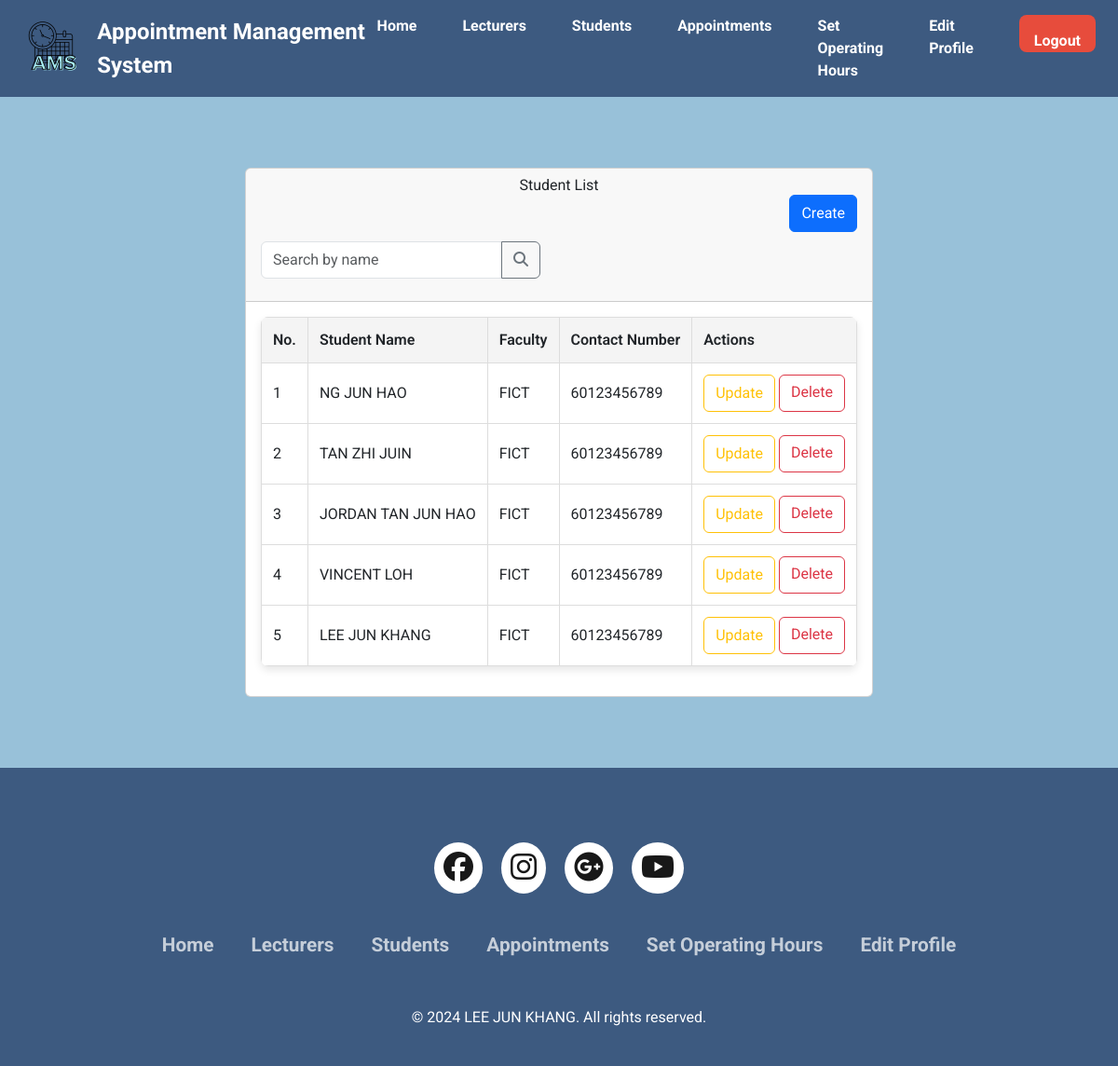
/student_view_admin.php (signed in), run on the app's committed database.
### tables this page shows
CREATE TABLE `students` (
  `id` bigint(11) NOT NULL,
  `user_id` bigint(11) DEFAULT NULL,
  `username` varchar(100) NOT NULL,
  `faculty` varchar(100) NOT NULL
);

CREATE TABLE `users` (
  `id` bigint(11) NOT NULL,
  `username` varchar(100) NOT NULL,
  `email` varchar(100) NOT NULL,
  `role_id` int(1) NOT NULL,
  `reg_date` datetime NOT NULL,
  `password` varchar(255) NOT NULL,
  `contact_number` varchar(15) NOT NULL
);

### student_view_admin.php (the view, shortened to what this page needs)
<?php
include("database.php");
$email = isset($_SESSION['email']) ? $_SESSION['email'] : null;
$query = "SELECT users.*, roles.role_name
          FROM users
          JOIN roles ON users.role_id = roles.id
          WHERE users.email = ?";
$stmt = $con->prepare($query);
$stmt->bind_param("s", $email);
$stmt->execute();
$result = $stmt->get_result();
$user = $result->fetch_assoc();
$res_id = $user['id'];
$students_query = "SELECT users.id, users.username, users.contact_number, students.faculty
                   FROM users
                   JOIN students ON users.id = students.user_id
                   WHERE users.role_id = 2
                   ORDER BY users.id DESC";
$stmt = $con->prepare($students_query);
$stmt->execute();
$students_result = $stmt->get_result();
$students = [];
while ($row = $students_result->fetch_assoc()) {
    $students[] = $row;
}
?>
<!DOCTYPE html>
<html lang="en">
<head>
    <link rel="stylesheet" href="css/style.css">
    <link href="https://cdn.jsdelivr.net/npm/bootstrap@5.3.3/dist/css/bootstrap.min.css" rel="stylesheet"
>
    <link rel="stylesheet" type="text/css"
        href="https://cdnjs.cloudflare.com/ajax/libs/font-awesome/6.6.0/css/all.min.css">
    <link rel="stylesheet" href="https://unicons.iconscout.com/release/v4.0.0/css/line.css">
    <link href="https://cdn.jsdelivr.net/npm/tailwindcss@2.2.19/dist/tailwind.min.css" rel="stylesheet">
    <script src="https://cdn.tailwindcss.com"></script>
</head>
<body class="main-box top">
    <header>
        <nav class="navbar">
            <div class="navdiv">
                <div class="image-container">
                    <a href="home_admin.php"><img src="assets/images/logo.png" alt="logo" class="nav-logo"
                            style="width: 70px; height: auto;"></a>
                    <a href="home_admin.php" class="logo-text">Appointment Management System</a>
                </div>
                <ul>
                    <li><a href="home_admin.php">Home</a></li>
                    <li><a href="lecturer_view_admin.php">Lecturers</a></li>
                    <li><a href="student_view_admin.php">Students</a></li>
                    <li><a href="appointment_view_admin.php">Appointments</a></li>
                    <li><a href="set_operating_hours.php">Set Operating Hours</a></li>
                    <li><a href="edit_profile_admin.php?id=<?php echo $res_id; ?>">Edit Profile</a></li>
                    <li><button><a href="logout.php" class="logout-btn">Logout</a></button></li>
                </ul>
            </div>
        </nav>
    </header>
    <main>
        <div class="container">
            <div class="row">
                <div class="col-md-12">
                    <div class="card">
                        <div class="card-header">
                            <h2 style="text-align: center;">Student List</h2>
                            <div class="d-grid gap-2 d-md-flex justify-content-md-end">
                                <button type="button" class="btn btn-primary" data-bs-toggle="modal"
                                    data-bs-target="#createModal">
                                    <p>Create</p>
                                </button>
                            </div>
                            <div class="input-group mb-3" style="max-width: 300px; margin-top: 10px;">
                                <input type="text" class="form-control" id="searchInput" placeholder="Search by name">
                                <button class="btn btn-outline-secondary" type="button" id="searchButton">
                                    <i class="fas fa-search"></i>
                                </button>
                            </div>
                        </div>
                        <div class="card-body">
                            <table class="product-table" id="studentTable">
                                <thead>
                                    <tr>
                                        <th>No.</th>
                                        <th>Student Name</th>
                                        <th>Faculty</th>
                                        <th>Contact Number</th>
                                        <th>Actions</th>
                                    </tr>
                                </thead>
                                <tbody>
                                    <?php
                                    $count = 1;
                                    if ($students_result->num_rows === 0) {
                                        echo "<tr><td colspan='5' style='text-align: center;'>No students found.</td></tr>";
                                    } else {
                                        foreach ($students as $student) {
                                    ?>
                                            <tr>
                                                <td><?php echo $count; ?></td>
                                                <td><?php echo htmlspecialchars($student["username"]); ?></td>
                                                <td><?php echo htmlspecialchars($student["faculty"] ?? 'N/A'); ?></td>
                                                <td><?php echo htmlspecialchars($student["contact_number"] ?? 'N/A'); ?></td>
                                                <td>
                                                    <button type="button" class="btn btn-outline-warning" data-bs-toggle="modal"
                                                        data-bs-target="#updateModal"
                                                        data-id="<?php echo $student['id']; ?>">Update</button>
                                                    <a href="student_view_admin.php?delete_id=<?php echo $student['id']; ?>"
                                                        class="btn btn-outline-danger"
                                                        onclick="return confirm('Are you sure you want to delete this student?')">Delete</a>
                                                </td>
                                            </tr>
                                    <?php
                                            $count++;
                                        }
                                    }
                                    ?>
                                </tbody>
                            </table>
                        </div>
                    </div>
                </div>
            </div>
        </div>
    </main>
    <footer class="footer">
        <div class="footer-container">
            <div class="footer-icons">
                <a href=""><i class="fa-brands fa-facebook"></i></a>
                <a href=""><i class="fa-brands fa-instagram"></i></a>
                <a href=""><i class="fa-brands fa-google-plus"></i></a>
                <a href=""><i class="fa-brands fa-youtube"></i></a>
            </div>
            <div class="footer-nav">
                <ul>
                    <li><a href="home_admin.php">Home</a></li>
                    <li><a href="lecturer_view_admin.php">Lecturers</a></li>
                    <li><a href="student_view_admin.php">Students</a></li>
                    <li><a href="appointment_view_admin.php">Appointments</a></li>
                    <li><a href="set_operating_hours.php">Set Operating Hours</a></li>
                    <li><a href="edit_profile_admin.php?id=<?php echo $res_id; ?>">Edit Profile</a></li>
                </ul>
            </div>
            <div class="footer-bottom">
                <p>© 2024 LEE JUN KHANG. All rights reserved.</p>
            </div>
        </div>
    </footer>
</body>
</html>

### css/style.css (style rules this page uses)
* { padding: 0; margin: 0; box-sizing: border-box; font-family: 'Roboto', sans-serif; }
body { background: #98C1D9; }
.container { display: flex; align-items: center; justify-content: center; min-height: 90vh; }
.navdiv { text-decoration: none; display: flex; align-items: center; justify-content: space-between; }
.btn { height: 40px; background: #3D5A80; color: white; font-size: 16px; font-weight: bold; border: 2px solid #3D5A80; border-radius: 5px; cursor: pointer; transition: background 0.3s ease, color 0.3s ease, border-color 0.3s ease; text-align: center; line-height: 40px; }
.logout-btn { height: 40px; background-color: red; color: white; font-size: 16px; font-weight: bold; border: 2px solid red; border-radius: 8px; cursor: pointer; text-align: center; line-height: 40px; padding: 0; margin: 0; box-sizing: border-box; display: inline-block; transition: background-color 0.3s ease, color 0.3s ease, border-color 0.3s ease; }
footer { background-color: #3D5A80; }
.footer-container { width: 100%; padding: 70px 30px 20px; }
.footer-icons { display: flex; justify-content: center; }
.footer-icons a { text-decoration: none; padding: 10px; background-color: white; margin: 10px; border-radius: 50%; }
.footer-icons a i { font-size: 2em; color: black; opacity: 0.9; }
.footer-nav { margin: 30px 0; }
.footer-nav ul { display: flex; justify-content: center; }
.footer-nav ul li a { color: white; margin: 20px; text-decoration: none; font-size: 1.3em; opacity: 0.7; transition: 0.5s; }
.footer-bottom { background-color: #3D5A80; padding: 20px; text-align: center; }
.footer-bottom p { color: white; }
.navbar { background: #3D5A80; font-family: calibri; padding-right: 15px; padding-left: 15px; }
.navdiv { display: flex; align-items: center; justify-content: space-between; }
.navdiv ul li a { text-decoration: none; }
.logo-text { font-size: 30px; font-weight: 60; color: white; text-decoration: none; }
.image-container img { width: 100px; height: auto; display: flex; align-items: center; }
.image-container { display: flex; align-items: center; }
.nav-logo { width: 100px; height: auto; margin-right: 10px; }
li { list-style: none; display: inline-block; }
li a { color: white; font-size: 18px; font-weight: bold; margin-right: 25px; }
.product-table { width: 100%; border-collapse: collapse; background-color: #fff; border-radius: 8px; overflow: hidden; box-shadow: 0 4px 8px rgba(0, 0, 0, 0.1); }
.product-table th, .product-table td { padding: 12px; border: 1px solid #ddd; }
.product-table th { background-color: #f2f2f2; font-weight: bold; }

### student_view_admin.php (style rules this page uses)
body { background: #98C1D9; }
.main-box { min-height: 100vh; display: flex; flex-direction: column; justify-content: space-between; }
.navbar { background-color: #3D5A80; padding: 1rem 1.5rem; display: flex; justify-content: space-between; align-items: center; }
.navdiv { display: flex; align-items: center; width: 100%; justify-content: space-between; }
.image-container { display: flex; align-items: center; gap: 1rem; }
.logo-text { font-size: 1.5rem; font-weight: bold; color: white; text-decoration: none; }
.navdiv ul { list-style: none; display: flex; gap: 1.5rem; margin: 0; padding: 0; }
.navdiv ul li a { color: white; text-decoration: none; font-size: 1rem; transition: color 0.3s; }
.logout-btn { background-color: #e74c3c; color: white; padding: 0.5rem 1rem; border: none; border-radius: 0.5rem; cursor: pointer; transition: background-color 0.3s; }
.product-table { width: 100%; border-collapse: collapse; margin-bottom: 1rem; }
.product-table th, .product-table td { padding: 0.75rem; text-align: left; border-bottom: 1px solid #ddd; }
.product-table th { background-color: #f4f4f4; font-weight: 600; }

### data on the page
students: user.username "NG JUN HAO", faculty "FICT", user.contact_number "60123456789"
students: user.username "TAN ZHI JUIN", faculty "FICT", user.contact_number "60123456789"
students: user.username "JORDAN TAN JUN HAO", faculty "FICT", user.contact_number "60123456789"
students: user.username "VINCENT LOH", faculty "FICT", user.contact_number "60123456789"
students: user.username "LEE JUN KHANG", faculty "FICT", user.contact_number "60123456789"
